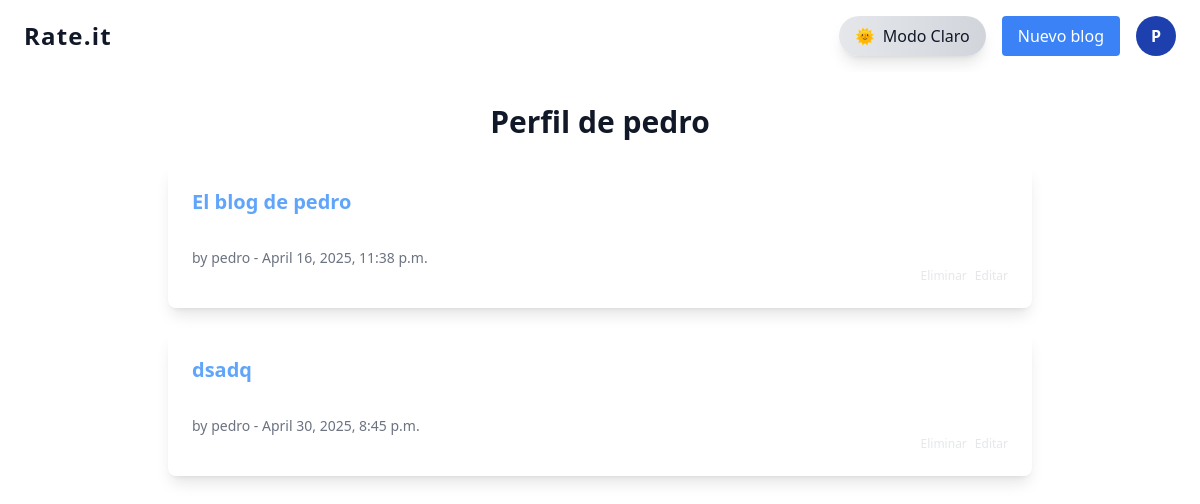
Screenshot of /profile/ (signed in) with the database file from the repository.
### blogapp/models.py (models this page shows, shortened)
class Blog(models.Model):
    title = models.CharField(max_length=200)
    content = models.TextField(max_length=2000)
    author = models.ForeignKey(User, on_delete=models.CASCADE)
    created_at = models.DateTimeField(auto_now_add=True)
    is_deleted = models.BooleanField(default=False)
    objects = BlogManager()
    all_objects = models.Manager()

### blogapp/views.py (the view)
# urls.py: path('profile/', ProfileView.as_view(), name='profile'),
class ProfileView(ListView):
    model = Blog
    template_name = 'blogapp/profile.html'
    context_object_name = 'object_list'
    def get_queryset(self):
        return Blog.objects.filter(author=self.request.user)

### blogapp/models.py (called while the page is built)
    def get_queryset(self):
        return super().get_queryset().filter(is_deleted=False)

### blogapp/templates/blogapp/profile.html
{% extends 'base.html' %}
{% load widget_tweaks %}
{% block content %}
    <h1 class="text-3xl font-bold mb-6 text-center text-gray-900 dark:text-white">Perfil de {{user.username}} </h1>
    <div class="grid gap-6">
        {% for blog in object_list %}
            <div class="bg-white dark:bg-gray-800 rounded-lg shadow-lg p-6 hover:shadow-xl transition-all duration-700 ease-in-out dark:text-white text-gray-900 animate-fade-in">
                <h2 class="text-xl font-semibold mb-2">
                    <a href="{% url 'blogapp:blog_detail' blog.pk %}" class="text-blue-400 hover:text-blue-300">{{ blog.title }}</a>
                </h2>
                <p class="text-white text-m" >{{blog.content}}</p>
                <p class="text-sm text-gray-500 dark:text-gray-400">by {{ blog.author.username }} - {{ blog.created_at }}</p>
                <div class="flex justify-end space-x-2 text-xs my-0.2">
                    <a href="{% url 'blogapp:delete_blog' blog.pk %}" class="text-gray-200 :underline">Eliminar</a>
                    <a href="{% url 'blogapp:blog_update' blog.pk %}" class="text-gray-200 hover:underline">Editar</a>
                </div>
            </div>
        {% empty %}
            <p class="text-gray-500 dark:text-gray-400 text-center">No blogs have been posted yet.</p>
        {% endfor %}
    </div>
{% endblock %}

### blogapp/templates/blogapp/base.html (shortened to what this page needs)
<!DOCTYPE html>
<html lang="en">
  <head>
    <script src="https://cdn.tailwindcss.com"></script>
  </head>
  <body
    id="body"
    class="flex flex-col min-h-screen bg-white dark:bg-black text-gray-900 dark:text-white font-sans transition-all duration-700 ease-in-out"
  >
    <nav
      class="bg-white dark:bg-gradient-to-r dark:from-gray-900 dark:to-gray-700 shadow-md py-4 px-6 transition-colors"
    >
      <div class="max-w-6xl mx-auto flex justify-between items-center">
        <a
          href="{% url 'blogapp:blog_list' %}"
          class="text-gray-900 dark:text-white text-2xl font-semibold tracking-wider transition-colors"
          >Rate.it</a
        >
        <div class="flex items-center space-x-4">
          <button
            onclick="toggleDarkMode()"
            class="flex items-center gap-2 px-4 py-2 rounded-full bg-gradient-to-r from-gray-200 to-gray-300 dark:from-gray-700 dark:to-gray-800 text-gray-900 dark:text-white hover:scale-105 transition-all duration-300 shadow-lg"
          >
            <span
              id="theme-icon"
              class="transition-transform duration-500 transform"
              >🌞</span
            >
            <span
              id="theme-label"
              class="transition-opacity duration-500 ease-in-out"
              >Modo Claro</span
            >
          </button>
          {% if user.is_authenticated %}
          <a
            href="{% url 'blogapp:add_blog' %}"
            class="bg-blue-500 hover:bg-blue-600 text-white dark:bg-blue-600 dark:hover:bg-blue-700 dark:text-white font-medium py-2 px-4 rounded transition-all duration-500 ease-in-out"
            >Nuevo blog</a
          >
          {% endif %}
          {% if user.is_authenticated %}
          <div class="relative inline-block text left">
            <button id="userMenuButton" class="w-10 h-10 rounded-full bg-blue-800 text-white flex items-center justify-center font-bold focus:outline-none focus:ring-2 focus:ring-blue-500">
              {{ user.username|slice:":1"|upper }}
            </button>
          </div>
          {% else %}
          <a href="{% url 'blogapp:login' %}">
            <button class="bg-blue-800 hover:bg-blue-700 text-white py-2 px-4 rounded-full transition-all duration-300">
              Iniciar Sesión
            </button>
          </a>
          {% endif %}
        </div>
      </div>
    </nav>
    <main
      class="flex-grow w-full bg-white dark:bg-gray-900 transition-all duration-700 ease-in-out"
    >
      <div class="max-w-4xl mx-auto px-4 py-8">
        {% block content %}{% endblock %}
      </div>
    </main>
  </body>
</html>

### blogapp/templates/blogapp/base.html (style rules this page uses)
html { background-color: white; }
html { transition: background-color 0.5s ease-in-out; }
html, body { height: 100%; scroll-behavior: smooth; transition: background-color 0.5s ease-in-out; }
.animate-fade-in { animation: fade-in 0.6s ease-out; will-change: opacity, transform; }

### rows the page displays
Blog: title "El blog de pedro", author.username "pedro", created_at "April 16, 2025, 11:38 p.m."
Blog: title "dsadq", author.username "pedro", created_at "April 30, 2025, 8:45 p.m."

### other values shown
{{ user.username|slice:":1"|upper }} "P"
{{ user.username }} "pedro"
